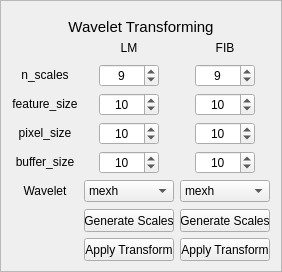
           <widget class="QFrame" name="frame_Wavelet">
            <property name="enabled">
             <bool>true</bool>
            </property>
            <property name="minimumSize">
             <size>
              <width>100</width>
              <height>121</height>
             </size>
            </property>
            <property name="maximumSize">
             <size>
              <width>400</width>
              <height>10000</height>
             </size>
            </property>
            <property name="autoFillBackground">
             <bool>false</bool>
            </property>
            <property name="frameShape">
             <enum>QFrame::StyledPanel</enum>
            </property>
            <property name="frameShadow">
             <enum>QFrame::Raised</enum>
            </property>
            <layout class="QGridLayout" name="gridLayout_7">
             <item row="9" column="3">
              <widget class="QPushButton" name="pushButton_Wavelet_Scales_FIB">
               <property name="minimumSize">
                <size>
                 <width>90</width>
                 <height>23</height>
                </size>
               </property>
               <property name="maximumSize">
                <size>
                 <width>90</width>
                 <height>20</height>
                </size>
               </property>
               <property name="text">
                <string>Generate Scales</string>
               </property>
              </widget>
             </item>
             <item row="3" column="2" alignment="Qt::AlignHCenter">
              <widget class="QSpinBox" name="spinBox_Wavelet_LM_Feature_Size">
               <property name="minimumSize">
                <size>
                 <width>60</width>
                 <height>20</height>
                </size>
               </property>
               <property name="maximumSize">
                <size>
                 <width>60</width>
                 <height>10000</height>
                </size>
               </property>
               <property name="layoutDirection">
                <enum>Qt::LeftToRight</enum>
               </property>
               <property name="alignment">
                <set>Qt::AlignCenter</set>
               </property>
               <property name="minimum">
                <number>1</number>
               </property>
               <property name="maximum">
                <number>9999</number>
               </property>
               <property name="singleStep">
                <number>1</number>
               </property>
               <property name="value">
                <number>10</number>
               </property>
              </widget>
             </item>
             <item row="6" column="3" alignment="Qt::AlignHCenter">
              <widget class="QSpinBox" name="spinBox_Wavelet_FIB_Buffer_Size">
               <property name="minimumSize">
                <size>
                 <width>60</width>
                 <height>20</height>
                </size>
               </property>
               <property name="maximumSize">
                <size>
                 <width>60</width>
                 <height>10000</height>
                </size>
               </property>
               <property name="layoutDirection">
                <enum>Qt::LeftToRight</enum>
               </property>
               <property name="alignment">
                <set>Qt::AlignCenter</set>
               </property>
               <property name="minimum">
                <number>1</number>
               </property>
               <property name="maximum">
                <number>9999</number>
               </property>
               <property name="singleStep">
                <number>1</number>
               </property>
               <property name="value">
                <number>10</number>
               </property>
              </widget>
             </item>
             <item row="2" column="1">
              <widget class="QLabel" name="label_Wavelet_n_Scales">
               <property name="minimumSize">
                <size>
                 <width>20</width>
                 <height>20</height>
                </size>
               </property>
               <property name="maximumSize">
                <size>
                 <width>400</width>
                 <height>20</height>
                </size>
               </property>
               <property name="layoutDirection">
                <enum>Qt::LeftToRight</enum>
               </property>
               <property name="text">
                <string>n_scales</string>
               </property>
               <property name="alignment">
                <set>Qt::AlignCenter</set>
               </property>
              </widget>
             </item>
             <item row="6" column="1">
              <widget class="QLabel" name="label_Wavelet_Buffer_Size">
               <property name="minimumSize">
                <size>
                 <width>20</width>
                 <height>20</height>
                </size>
               </property>
               <property name="maximumSize">
                <size>
                 <width>400</width>
                 <height>20</height>
                </size>
               </property>
               <property name="layoutDirection">
                <enum>Qt::LeftToRight</enum>
               </property>
               <property name="text">
                <string>buffer_size</string>
               </property>
               <property name="alignment">
                <set>Qt::AlignCenter</set>
               </property>
              </widget>
             </item>
             <item row="7" column="1">
              <widget class="QLabel" name="label_Wavelet_Type">
               <property name="text">
                <string>Wavelet</string>
               </property>
               <property name="alignment">
                <set>Qt::AlignCenter</set>
               </property>
              </widget>
             </item>
             <item row="7" column="2" alignment="Qt::AlignHCenter">
              <widget class="QComboBox" name="comboBox_Wavelet_LM">
               <property name="minimumSize">
                <size>
                 <width>90</width>
                 <height>0</height>
                </size>
               </property>
               <property name="maximumSize">
                <size>
                 <width>90</width>
                 <height>16777215</height>
                </size>
               </property>
               <item>
                <property name="text">
                 <string>mexh</string>
                </property>
               </item>
               <item>
                <property name="text">
                 <string>morlet</string>
                </property>
               </item>
               <item>
                <property name="text">
                 <string>gaus</string>
                </property>
               </item>
              </widget>
             </item>
             <item row="1" column="3" alignment="Qt::AlignHCenter">
              <widget class="QLabel" name="label_Wavelet_FIB">
               <property name="minimumSize">
                <size>
                 <width>30</width>
                 <height>20</height>
                </size>
               </property>
               <property name="maximumSize">
                <size>
                 <width>40</width>
                 <height>20</height>
                </size>
               </property>
               <property name="layoutDirection">
                <enum>Qt::LeftToRight</enum>
               </property>
               <property name="text">
                <string>FIB</string>
               </property>
               <property name="alignment">
                <set>Qt::AlignCenter</set>
               </property>
              </widget>
             </item>
             <item row="0" column="1" colspan="3">
              <widget class="QLabel" name="label_Wavelet">
               <property name="minimumSize">
                <size>
                 <width>100</width>
                 <height>20</height>
                </size>
               </property>
               <property name="maximumSize">
                <size>
                 <width>400</width>
                 <height>10</height>
                </size>
               </property>
               <property name="font">
                <font>
                 <pointsize>11</pointsize>
                </font>
               </property>
               <property name="text">
                <string>Wavelet Transforming</string>
               </property>
               <property name="alignment">
                <set>Qt::AlignCenter</set>
               </property>
              </widget>
             </item>
             <item row="5" column="2" alignment="Qt::AlignHCenter">
              <widget class="QSpinBox" name="spinBox_Wavelet_LM_Pixel_Size">
               <property name="minimumSize">
                <size>
                 <width>60</width>
                 <height>20</height>
                </size>
               </property>
               <property name="maximumSize">
                <size>
                 <width>60</width>
                 <height>10000</height>
                </size>
               </property>
               <property name="layoutDirection">
                <enum>Qt::LeftToRight</enum>
               </property>
               <property name="alignment">
                <set>Qt::AlignCenter</set>
               </property>
               <property name="minimum">
                <number>1</number>
               </property>
               <property name="maximum">
                <number>9999</number>
               </property>
               <property name="singleStep">
                <number>1</number>
               </property>
               <property name="value">
                <number>10</number>
               </property>
              </widget>
             </item>
             <item row="1" column="2" alignment="Qt::AlignHCenter">
              <widget class="QLabel" name="label_Wavelet_LM">
               <property name="minimumSize">
                <size>
                 <width>30</width>
                 <height>20</height>
                </size>
               </property>
               <property name="maximumSize">
                <size>
                 <width>40</width>
                 <height>20</height>
                </size>
               </property>
               <property name="layoutDirection">
                <enum>Qt::LeftToRight</enum>
               </property>
               <property name="text">
                <string>LM</string>
               </property>
               <property name="alignment">
                <set>Qt::AlignCenter</set>
               </property>
              </widget>
             </item>
             <item row="6" column="2" alignment="Qt::AlignHCenter">
              <widget class="QSpinBox" name="spinBox_Wavelet_LM_Buffer_Size">
               <property name="minimumSize">
                <size>
                 <width>60</width>
                 <height>20</height>
                </size>
               </property>
               <property name="maximumSize">
                <size>
                 <width>60</width>
                 <height>10000</height>
                </size>
               </property>
               <property name="layoutDirection">
                <enum>Qt::LeftToRight</enum>
               </property>
               <property name="alignment">
                <set>Qt::AlignCenter</set>
               </property>
               <property name="minimum">
                <number>1</number>
               </property>
               <property name="maximum">
                <number>9999</number>
               </property>
               <property name="singleStep">
                <number>1</number>
               </property>
               <property name="value">
                <number>10</number>
               </property>
              </widget>
             </item>
             <item row="7" column="3" alignment="Qt::AlignHCenter">
              <widget class="QComboBox" name="comboBox_Wavelet_FIB">
               <property name="minimumSize">
                <size>
                 <width>90</width>
                 <height>0</height>
                </size>
               </property>
               <property name="maximumSize">
                <size>
                 <width>90</width>
                 <height>50000</height>
                </size>
               </property>
               <item>
                <property name="text">
                 <string>mexh</string>
                </property>
               </item>
               <item>
                <property name="text">
                 <string>morlet</string>
                </property>
               </item>
               <item>
                <property name="text">
                 <string>gaus</string>
                </property>
               </item>
              </widget>
             </item>
             <item row="3" column="1">
              <widget class="QLabel" name="label_Wavelet_Feature_Size">
               <property name="minimumSize">
                <size>
                 <width>20</width>
                 <height>20</height>
                </size>
               </property>
               <property name="maximumSize">
                <size>
                 <width>400</width>
                 <height>20</height>
                </size>
               </property>
               <property name="layoutDirection">
                <enum>Qt::LeftToRight</enum>
               </property>
               <property name="text">
                <string>feature_size</string>
               </property>
               <property name="alignment">
                <set>Qt::AlignCenter</set>
               </property>
              </widget>
             </item>
             <item row="2" column="2" alignment="Qt::AlignHCenter">
              <widget class="QSpinBox" name="spinBox_Wavelet_LM_n_Scales">
               <property name="minimumSize">
                <size>
                 <width>60</width>
                 <height>20</height>
                </size>
               </property>
               <property name="maximumSize">
                <size>
                 <width>60</width>
                 <height>10000</height>
                </size>
               </property>
               <property name="layoutDirection">
                <enum>Qt::LeftToRight</enum>
               </property>
               <property name="alignment">
                <set>Qt::AlignCenter</set>
               </property>
               <property name="minimum">
                <number>1</number>
               </property>
               <property name="maximum">
                <number>9999</number>
               </property>
               <property name="singleStep">
                <number>1</number>
               </property>
               <property name="value">
                <number>9</number>
               </property>
              </widget>
             </item>
             <item row="5" column="3" alignment="Qt::AlignHCenter">
              <widget class="QSpinBox" name="spinBox_Wavelet_FIB_Pixel_Size">
               <property name="minimumSize">
                <size>
                 <width>60</width>
                 <height>20</height>
                </size>
               </property>
               <property name="maximumSize">
                <size>
                 <width>60</width>
                 <height>10000</height>
                </size>
               </property>
               <property name="layoutDirection">
                <enum>Qt::LeftToRight</enum>
               </property>
               <property name="alignment">
                <set>Qt::AlignCenter</set>
               </property>
               <property name="minimum">
                <number>1</number>
               </property>
               <property name="maximum">
                <number>9999</number>
               </property>
               <property name="singleStep">
                <number>1</number>
               </property>
               <property name="value">
                <number>10</number>
               </property>
              </widget>
             </item>
             <item row="9" column="2">
              <widget class="QPushButton" name="pushButton_Wavelet_Scales_LM">
               <property name="minimumSize">
                <size>
                 <width>90</width>
                 <height>23</height>
                </size>
               </property>
               <property name="maximumSize">
                <size>
                 <width>90</width>
                 <height>20</height>
                </size>
               </property>
               <property name="text">
                <string>Generate Scales</string>
               </property>
              </widget>
             </item>
             <item row="2" column="3" alignment="Qt::AlignHCenter">
              <widget class="QSpinBox" name="spinBox_Wavelet_FIB_n_Scales">
               <property name="minimumSize">
                <size>
                 <width>60</width>
                 <height>20</height>
                </size>
               </property>
               <property name="maximumSize">
                <size>
                 <width>60</width>
                 <height>10000</height>
                </size>
               </property>
               <property name="layoutDirection">
                <enum>Qt::LeftToRight</enum>
               </property>
               <property name="alignment">
                <set>Qt::AlignCenter</set>
               </property>
               <property name="minimum">
                <number>1</number>
               </property>
               <property name="maximum">
                <number>9999</number>
               </property>
               <property name="singleStep">
                <number>1</number>
               </property>
               <property name="value">
                <number>9</number>
               </property>
              </widget>
             </item>
             <item row="5" column="1">
              <widget class="QLabel" name="label_Wavelet_Pixel_size">
               <property name="minimumSize">
                <size>
                 <width>20</width>
                 <height>20</height>
                </size>
               </property>
               <property name="maximumSize">
                <size>
                 <width>400</width>
                 <height>20</height>
                </size>
               </property>
               <property name="layoutDirection">
                <enum>Qt::LeftToRight</enum>
               </property>
               <property name="text">
                <string>pixel_size</string>
               </property>
               <property name="alignment">
                <set>Qt::AlignCenter</set>
               </property>
              </widget>
             </item>
             <item row="3" column="3" alignment="Qt::AlignHCenter">
              <widget class="QSpinBox" name="spinBox_Wavelet_FIB_Feature_Size">
               <property name="minimumSize">
                <size>
                 <width>60</width>
                 <height>20</height>
                </size>
               </property>
               <property name="maximumSize">
                <size>
                 <width>60</width>
                 <height>10000</height>
                </size>
               </property>
               <property name="layoutDirection">
                <enum>Qt::LeftToRight</enum>
               </property>
               <property name="alignment">
                <set>Qt::AlignCenter</set>
               </property>
               <property name="minimum">
                <number>1</number>
               </property>
               <property name="maximum">
                <number>9999</number>
               </property>
               <property name="singleStep">
                <number>1</number>
               </property>
               <property name="value">
                <number>10</number>
               </property>
              </widget>
             </item>
             <item row="10" column="3">
              <widget class="QPushButton" name="pushButton_Wavelet_Apply_FIB">
               <property name="minimumSize">
                <size>
                 <width>90</width>
                 <height>23</height>
                </size>
               </property>
               <property name="maximumSize">
                <size>
                 <width>90</width>
                 <height>20</height>
                </size>
               </property>
               <property name="text">
                <string>Apply Transform</string>
               </property>
              </widget>
             </item>
             <item row="10" column="2">
              <widget class="QPushButton" name="pushButton_Wavelet_Apply_LM">
               <property name="minimumSize">
                <size>
                 <width>90</width>
                 <height>23</height>
                </size>
               </property>
               <property name="maximumSize">
                <size>
                 <width>90</width>
                 <height>20</height>
                </size>
               </property>
               <property name="text">
                <string>Apply Transform</string>
               </property>
              </widget>
             </item>
            </layout>
           </widget>
